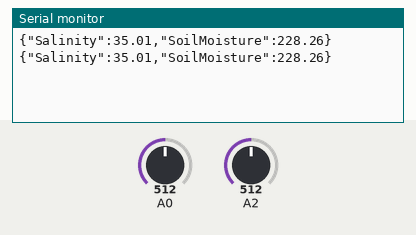
Recording of a sketch running on a simulated Arduino Uno, built with avr-gcc and run on an emulated ATmega328P. On the bench: the last lines printed to the serial monitor. Inputs (shaded band) come from the test bench; at power-on: A0 = 512, A2 = 512.

Above: at 1.8 s.
1.9 s: A0 set to 716
At 2.8 s:
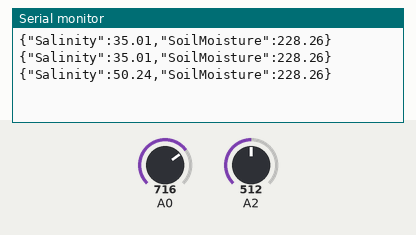
3.4 s: A2 set to 716
At 4.6 s:
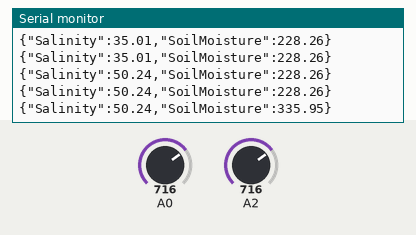
4.9 s: A0 set to 900
At 5.4 s:
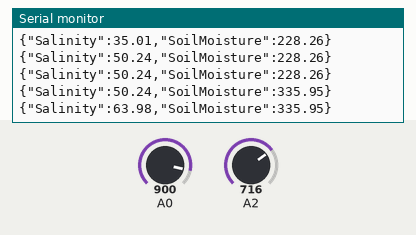
6.4 s: A2 set to 900
At 7.8 s:
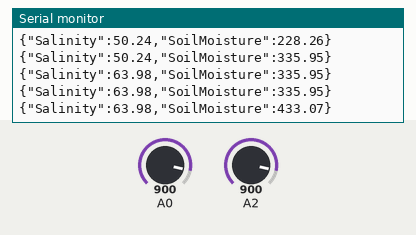
Timing chart, 0 to 8.9 s (numbered marks = the images above; inputs shaded):
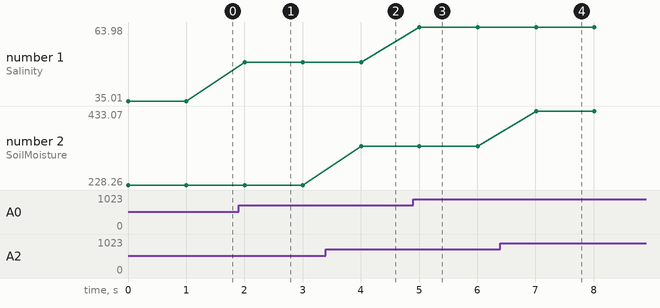

The sketch:

TwoArduinoVernierSensor.ino
```cpp
// Salinity Sensor Connected to Analog 1
// Moisture Sensor Connected to Analog 2


float rawCountSalinity; //create global variable for reading from A/D converter (0-1023)
float voltageSalinity; //create global variable for voltage (0-5V)
float sensorValueSalinity; //create global variable for sensor value
float slopeSalinity = 15.28; //create global variable for slope for a Salinity Sensor Sensor
float interceptSalinity = -3.23; //create global variable for intercept for a Salinity Sensor
String unitsSalinity = "ppt"; //create global variable for units for a Salinity Sensor

float rawCountMoisture; //create global variable for reading from A/D converter (0-1023)
float voltageMoisture; //create global variable for voltage (0-5V)
float sensorValueMoisture; //create global variable for sensor value
float slopeMoisture = 108.00; //create global variable for slope for a Moisture Sensor Sensor
float interceptMoisture = -42; //create global variable for intercept for a Moisture Sensor
String unitsMoisture = "%"; //create global variable for units for a Moisture Sensor

String JSONvalue;


void setup() {
  Serial.begin(9600); //setup communication to display
}

void loop() {

  rawCountSalinity=analogRead(A0); //read one data value (0-1023)
  voltageSalinity=rawCountSalinity/1023*5; //convert raw count to voltage (0-5V)
  sensorValueSalinity=slopeSalinity*voltageSalinity+interceptSalinity; //convert to sensor value with linear calibration equation
  // Serial.print(sensorValue); //print sensor value
  // Serial.println(units); //print units and skip to next line
  // delay(500); //wait half second

  rawCountMoisture=analogRead(A2); //read one data value (0-1023)
  voltageMoisture=rawCountMoisture/1023*5; //convert raw count to voltage (0-5V)
  sensorValueMoisture=slopeMoisture*voltageMoisture+interceptMoisture; //convert to sensor value with linear calibration equation

  JSONvalue = String("{") +
              String("\"Salinity\":") +
              sensorValueSalinity +
              String(",") +
              String("\"SoilMoisture\":") +
              sensorValueMoisture +
              String("}");
  Serial.println(JSONvalue);
  delay(1000);

}
```

Measured:
- after the input at 1.9 s, the serial monitor: prints a new line after 0.10 s (image 1)
- after the input at 3.4 s, the serial monitor: prints a new line after 0.61 s (image 2)
- after the input at 4.9 s, the serial monitor: prints a new line after 0.11 s (image 3)
- after the input at 6.4 s, the serial monitor: prints a new line after 0.61 s (image 4)
- plotted number 1: 35.01 → 50.24 after the input at 1.9 s, 50.24 → 63.98 after the input at 4.9 s
- plotted number 2: 228.26 → 335.95 after the input at 3.4 s, 335.95 → 433.07 after the input at 6.4 s
